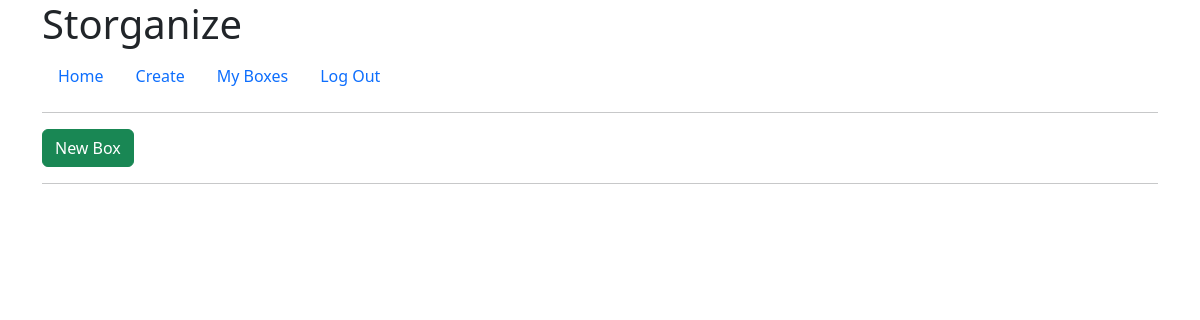
The page /myboxes (signed in) on the database as committed earlier.
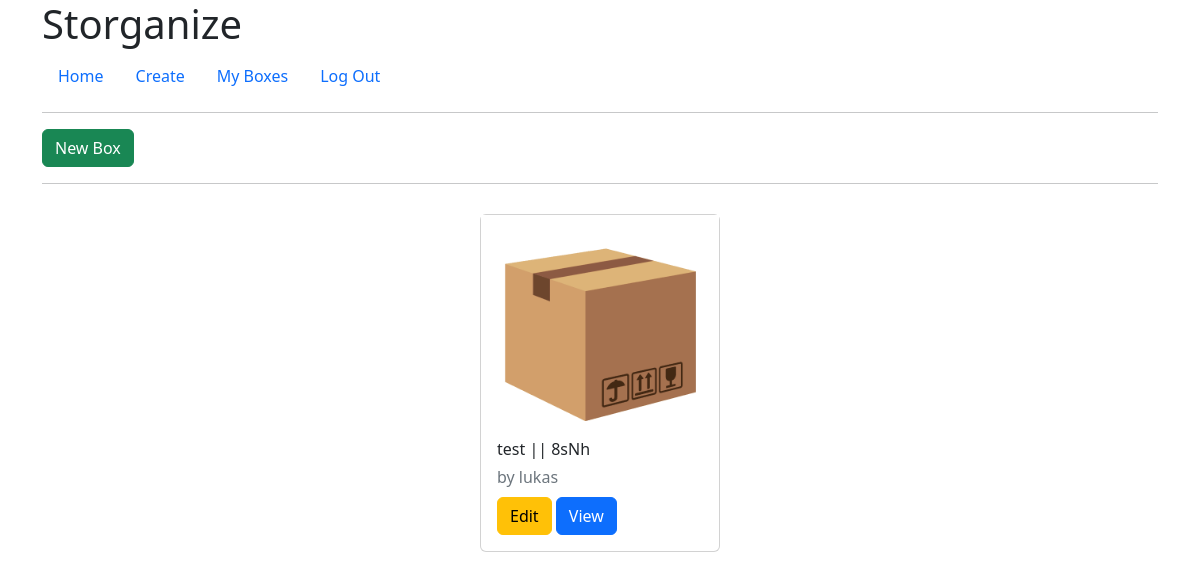
The same page on the database as committed later.
### tables this page shows
CREATE TABLE storage_box (
  uuid TEXT NOT NULL,
  username TEXT NOT NULL,
  created TIMESTAMP NOT NULL DEFAULT CURRENT_TIMESTAMP,
  box_type TEXT NOT NULL,
  box_title TEXT NOT NULL,
  box_desc TEXT NOT NULL,
  PRIMARY KEY (uuid),
  FOREIGN KEY (username) REFERENCES user (username)
);

### storganize/storage.py (the view)
@bp.route('/myboxes', methods=['GET'])
@login_required
def get_all_storage_box():
    db = get_db()
    boxes = db.execute('''SELECT * FROM storage_box
                    WHERE storage_box.username = ?''', (g.user['username'],)).fetchall()
    return render_template('storganize_templates/myboxes.html', boxes=boxes)

### storganize/auth.py (called while the page is built)
@bp.before_app_request
def load_logged_in_user():
    user_id = session.get('user_id')
    if user_id is None:
        g.user = None
    else:
        g.user = get_db().execute(
            'SELECT * FROM user WHERE username = ?', (user_id,)
        ).fetchone()

def login_required(view):
    @functools.wraps(view)
    def wrapped_view(**kwargs):
        if g.user is None:
            return redirect(url_for('auth.login'))
        return view(**kwargs)
    return wrapped_view

### storganize/db.py (called while the page is built)
def get_db():
    if 'db' not in g:
        g.db = sqlite3.connect(
            current_app.config['DATABASE'],
        )
        g.db.row_factory = sqlite3.Row
    return g.db

### storganize/templates/storganize_templates/myboxes.html (shortened to what this page needs)
{% extends 'base.html' %}
  {% block header %}
  <div class="container">
    {% if g.user %}
      <a type="button" class="btn btn-success" class="action" href="{{ url_for('storage.create_box') }}">New Box</a>
      <hr>
    {% endif %}
  {% endblock %}
    {% block content %}
      <div class="container serv">
        {% for box in boxes %}
              <div class="card" style="width: 15rem;">
                <img id="my-img" src="\static\images\staticbox.png" onmouseover="hover(this);" onmouseout="unhover(this);" />
                <div class="card-body">
                  <div class="card-title"> {{ box['box_title'] }} || {{ box['uuid'] }}</div>
                  <div class="card-subtitle mb-2 text-muted">by {{ box['username'] }} </div>
                  <div>
                    <a type="button" class="btn btn-warning" class="action" href="{{ url_for('storage.update', uuid=box['uuid']) }}">Edit</a>
                    <a type="button" class="btn btn-primary" class="action" href="{{ url_for('storage.view', uuid=box['uuid']) }}">View</a>
                  </div>
                </div>
              </div>
        {% endfor %}
      </div>
    {% endblock %}

### storganize/templates/base.html (shortened to what this page needs)
<!DOCTYPE html>
<html lang="en">
<head>
  <link rel="stylesheet" href="{{ url_for('static', filename='style.css') }}">
  <link href="https://cdn.jsdelivr.net/npm/bootstrap@5.2.0/dist/css/bootstrap.min.css" rel="stylesheet">
</head>
<header>
  <div class="container">
    <nav>
      <h1>Storganize</h1>
      <ul class="nav">
        {% if g.user %}
          <li class="nav-item"><a class="nav-link" href="{{ url_for('storage.index') }}">Home</a></li>
          <li class="nav-item"><a class="nav-link" href="{{ url_for('storage.create_box') }}">Create</a></li>
          <li class="nav-item"><a class="nav-link" href="{{ url_for('storage.get_all_storage_box') }}">My Boxes</a></li>
          <li class="nav-item"><a class="nav-link" href="{{ url_for('auth.logout') }}">Log Out</a></li>
        {% else %}
          <li class="nav-item"><a class="nav-link" href="{{ url_for('auth.register') }}">Register</a></li>
          <li class="nav-item"><a class="nav-link" href="{{ url_for('auth.login') }}">Log In</a></li>
        {% endif %}
      </ul>
    </nav>
  </div>
</header>
<body>
</body>
<footer class="container">
  <hr>
</footer>
</html>
<section class="content">
  <header>
    {% block header %}{% endblock %}
  </header>
  {% block content %}{% endblock %}
</section>

### storganize/static/style.css (style rules this page uses)
.serv { display: flex; flex-wrap: wrap; gap: 15px; margin: auto; justify-content: center; margin-bottom: 30px; margin-top: 30px; }

Rows that differ between the two databases and show on the page:
added storage_box: box_title "test", uuid "8sNh", username "lukas"
